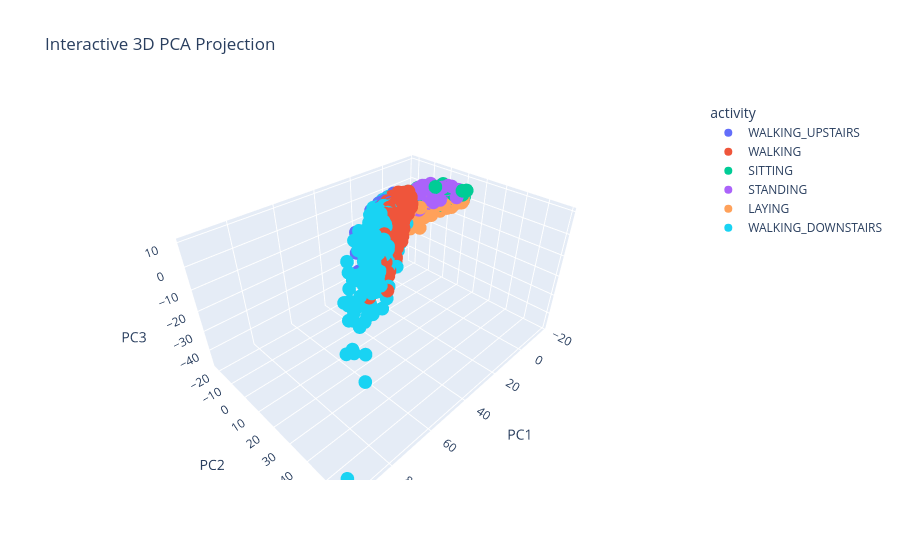

Here is the notebook cell this chart was saved with:
### Code cell
import plotly.express as px

pca_df_3d = pd.DataFrame(X_pca_3d, columns=['PC1', 'PC2', 'PC3'])
pca_df_3d['activity'] = pca_df['activity_name']  # use names

fig = px.scatter_3d(
    pca_df_3d,
    x='PC1',
    y='PC2',
    z='PC3',
    color='activity',
    title='Interactive 3D PCA Projection'
)

fig.show()

### Figure 1 — Plotly figure (JSON) as saved in the notebook; plotly's stock layout.template omitted (floating-point values rounded to 4 significant figures; data arrays with more than 128 entries replaced by an {"elided": "..."} marker saying what was removed)
{"data": [{"hovertemplate": "activity=WALKING_UPSTAIRS<br>PC1=%{x}<br>PC2=%{y}<br>PC3=%{z}<extra></extra>", "legendgroup": "WALKING_UPSTAIRS", "marker": {"color": "#636efa", "symbol": "circle"}, "mode": "markers", "name": "WALKING_UPSTAIRS", "scene": "scene", "showlegend": true, "type": "scatter3d", "x": {"elided": "1073 float values"}, "y": {"elided": "1073 float values"}, "z": {"elided": "1073 float values"}}, {"hovertemplate": "activity=WALKING<br>PC1=%{x}<br>PC2=%{y}<br>PC3=%{z}<extra></extra>", "legendgroup": "WALKING", "marker": {"color": "#EF553B", "symbol": "circle"}, "mode": "markers", "name": "WALKING", "scene": "scene", "showlegend": true, "type": "scatter3d", "x": {"elided": "1226 float values"}, "y": {"elided": "1226 float values"}, "z": {"elided": "1226 float values"}}, {"hovertemplate": "activity=SITTING<br>PC1=%{x}<br>PC2=%{y}<br>PC3=%{z}<extra></extra>", "legendgroup": "SITTING", "marker": {"color": "#00cc96", "symbol": "circle"}, "mode": "markers", "name": "SITTING", "scene": "scene", "showlegend": true, "type": "scatter3d", "x": {"elided": "1286 float values"}, "y": {"elided": "1286 float values"}, "z": {"elided": "1286 float values"}}, {"hovertemplate": "activity=STANDING<br>PC1=%{x}<br>PC2=%{y}<br>PC3=%{z}<extra></extra>", "legendgroup": "STANDING", "marker": {"color": "#ab63fa", "symbol": "circle"}, "mode": "markers", "name": "STANDING", "scene": "scene", "showlegend": true, "type": "scatter3d", "x": {"elided": "1374 float values"}, "y": {"elided": "1374 float values"}, "z": {"elided": "1374 float values"}}, {"hovertemplate": "activity=LAYING<br>PC1=%{x}<br>PC2=%{y}<br>PC3=%{z}<extra></extra>", "legendgroup": "LAYING", "marker": {"color": "#FFA15A", "symbol": "circle"}, "mode": "markers", "name": "LAYING", "scene": "scene", "showlegend": true, "type": "scatter3d", "x": {"elided": "1407 float values"}, "y": {"elided": "1407 float values"}, "z": {"elided": "1407 float values"}}, {"hovertemplate": "activity=WALKING_DOWNSTAIRS<br>PC1=%{x}<br>PC2=%{y}<br>PC3=%{z}<extra></extra>", "legendgroup": "WALKING_DOWNSTAIRS", "marker": {"color": "#19d3f3", "symbol": "circle"}, "mode": "markers", "name": "WALKING_DOWNSTAIRS", "scene": "scene", "showlegend": true, "type": "scatter3d", "x": {"elided": "986 float values"}, "y": {"elided": "986 float values"}, "z": {"elided": "986 float values"}}], "layout": {"legend": {"title": {"text": "activity"}, "tracegroupgap": 0}, "scene": {"domain": {"x": [0, 1], "y": [0, 1]}, "xaxis": {"title": {"text": "PC1"}}, "yaxis": {"title": {"text": "PC2"}}, "zaxis": {"title": {"text": "PC3"}}}, "title": {"text": "Interactive 3D PCA Projection"}}}
